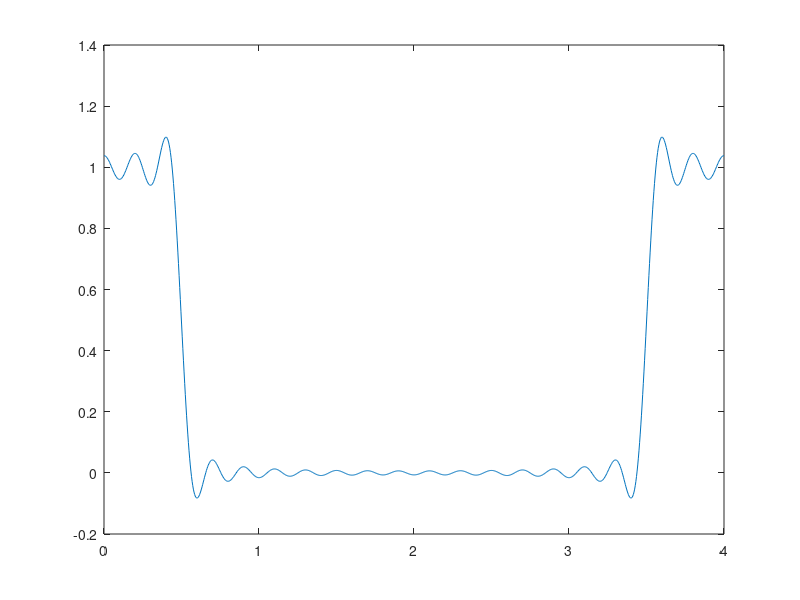
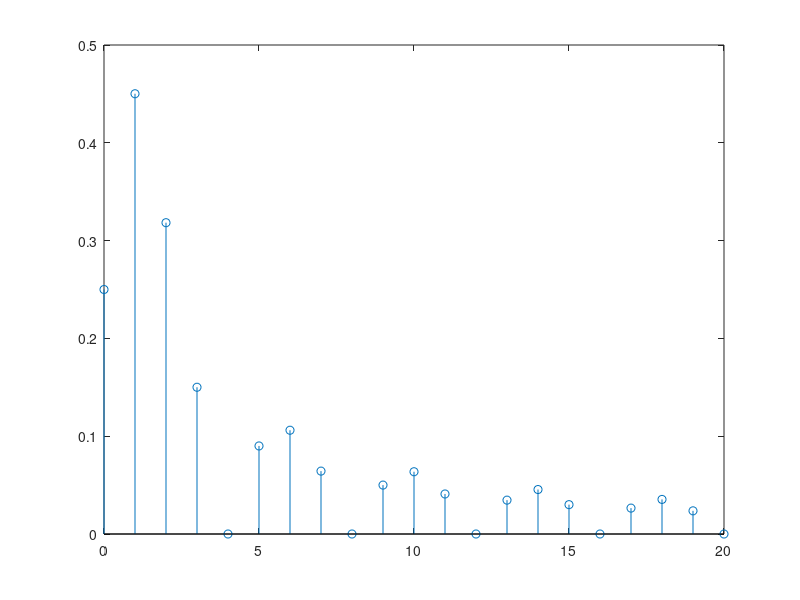
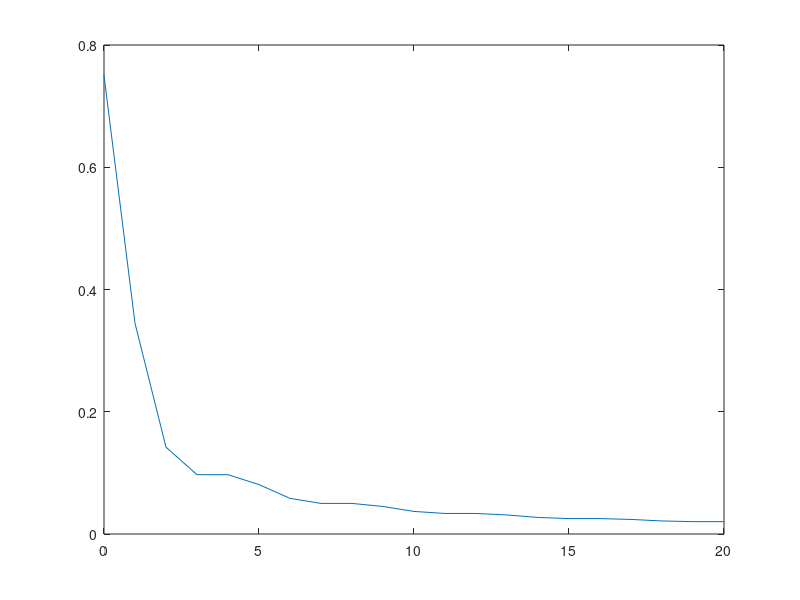

Write the MATLAB code that produced these figures, in order.
clear all
close all
d=0.25;
N=20;
T=4;
P=1000;
t=linspace(0,T,P);
w0=2*pi/T;
tau=d*T;
X0=d;
x=X0;
A=X0;
e2=tau-X0^2*T;
for n=1:N
    Xn=1/(pi*n)*sin(w0*n*tau/2);
    %x=X+Xn*(exp(j*w0*n*t)+exp(-j*w0*n*t));
    x=x+Xn*2*cos(w0*n*t);
    A(n+1)=2*Xn;
    plot(t,x)
    e2(n+1)=e2(n)-T*abs(Xn)^2*2;
end
figure()
stem(0:N,abs(A))
figure()
plot(0:N,e2)